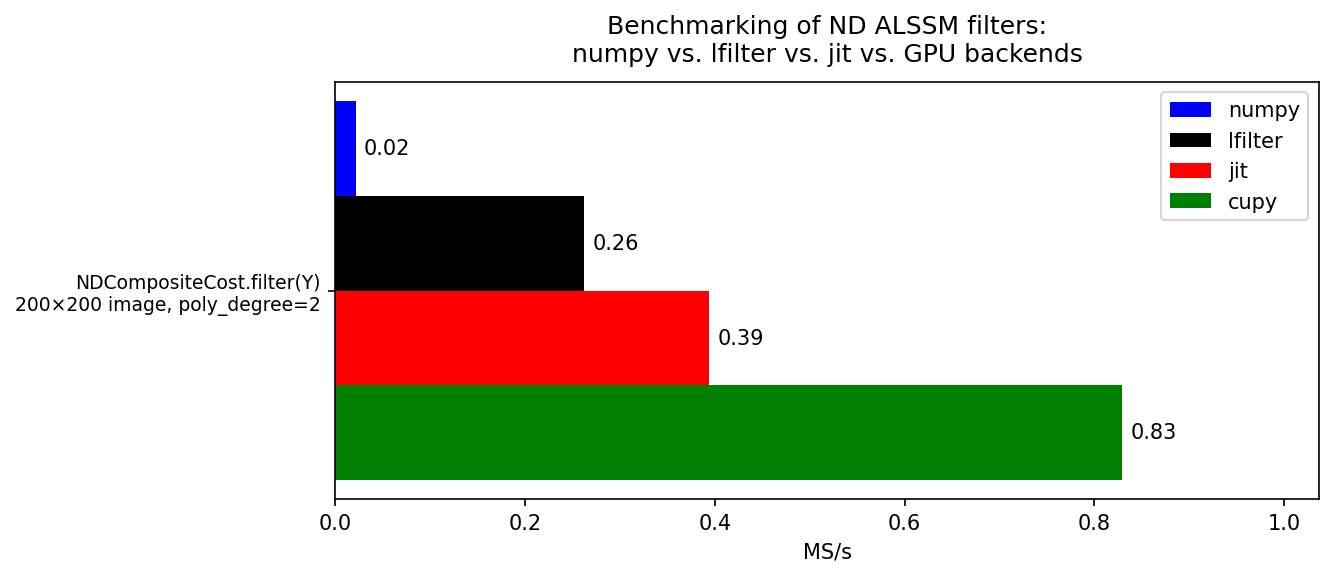

Reproduce this figure in Python.
"""
Benchmarking ALSSM ND Backends: numpy, lfilter, jit, and GPU [code910.1]
=========================================================================

Measures the throughput (in mega-samples per second, MS/s) of the
[`RLSAlssm`][lmlib.statespace.rls.RLSAlssm] filter using an
[`NDCompositeCost`][lmlib.statespace.cost.NDCompositeCost] for the ``numpy``,
``lfilter``, and (if available) ``jit`` and ``cupy`` backends.

An [`NDCompositeCost`][lmlib.statespace.cost.NDCompositeCost] over a 2-D signal (image) is built using
the same separable polynomial basis as in example-ex801.0-Text-Recognition.py.

Each backend processes a (K1 x K2) image and results are reported in
mega-samples per second (MS/s = K1 * K2 * n_exe / proc_time * 1e-6).

Notes on fair GPU timing
------------------------
* CuPy kernel launches are asynchronous, so the device is synchronised around
  each timed call (``cp.cuda.Device().synchronize()``).
* The first GPU call pays one-off allocation/compilation costs; a warm-up call
  is issued before timing starts.
"""
import timeit
import numpy as np
import matplotlib.pyplot as plt
import lmlib as lm

lm.WARNING_NOT_STEADY_STATE = False

# ---- Signal & model setup --------------------------------------------------
K1 = 200   # image rows
K2 = 200   # image columns
Y  = np.random.randn(K1, K2)
n_exe = 2  # number of filter executions per timing measurement

g          = 100
l_side     = 35
poly_degree = 2

alssm_l = lm.AlssmPolyLegendre(poly_degree=poly_degree, a_seg=-l_side, b_seg=-1)
alssm_r = lm.AlssmPolyLegendre(poly_degree=poly_degree, a_seg=0, b_seg=l_side)
seg_l   = lm.Segment(a=-l_side, b=-1, direction=lm.FW, g=g)
seg_r   = lm.Segment(a=0, b=l_side, direction=lm.BW, g=g)
F       = [[1, 0], [0, 1]]

cost_d1 = lm.CompositeCost([alssm_l, alssm_r], [seg_l, seg_r], F)
cost_d2 = lm.CompositeCost([alssm_l, alssm_r], [seg_l, seg_r], F)
nd_cost = lm.NDCompositeCost([cost_d1, cost_d2])

# ---- Backend selection -----------------------------------------------------
backends = ['numpy', 'lfilter']
if lm.is_backend_available('jit'):
    backends.append('jit')
if lm.is_backend_available('cupy'):
    backends.append('cupy')
    import cupy as cp
    lm.set_gpu_dtype(np.float32)
else:
    print("cupy backend not available — benchmarking CPU backends only.")

color_map = {'numpy': 'b', 'lfilter': 'k', 'jit': 'r', 'cupy': 'g'}
mspsecs_dict = {}

# ---- Benchmark loop --------------------------------------------------------
for backend in backends:
    rls = lm.RLSAlssm(nd_cost, steady_state=True, backend=backend, filter_form='cascade')

    if backend == 'cupy':
        rls.filter(Y)
        cp.cuda.Device().synchronize()

        def _run():
            rls.filter(Y)
            cp.cuda.Device().synchronize()
        proc_time = timeit.timeit(_run, number=n_exe)
    else:
        rls.filter(Y)  # warm-up / JIT compile
        proc_time = timeit.timeit('rls.filter(Y)', globals=globals(), number=n_exe)

    mspsec = K1 * K2 * n_exe * 1e-6 / proc_time
    mspsecs_dict[backend] = mspsec
    print(f"  {backend:8s}  {mspsec:.3f} MS/s")

# ---- Plot ------------------------------------------------------------------
labels = (f'NDCompositeCost.filter(Y)\n{K1}×{K2} image, poly_degree={poly_degree}',)
locs   = np.arange(len(labels))
width  = 0.25

fig, ax = plt.subplots(figsize=(9, 4))

for i, backend in enumerate(backends):
    rect_ = ax.barh(locs + width * i, [mspsecs_dict[backend]], width,
                    label=backend, color=color_map.get(backend))
    ax.bar_label(rect_, fmt="%0.2f", padding=4)

max_val = max(mspsecs_dict.values())
ax.set_xlim(0, max_val * 1.25)
ax.invert_yaxis()
ax.set_xlabel('MS/s')
ax.set_title(
    'Benchmarking of ND ALSSM filters:\nnumpy vs. lfilter vs. jit vs. GPU backends',
    pad=10,
)
ax.set_yticks(locs + width * (len(backends) - 1) / 2, labels, fontsize=9)
ax.legend()

fig.tight_layout()
plt.show()
